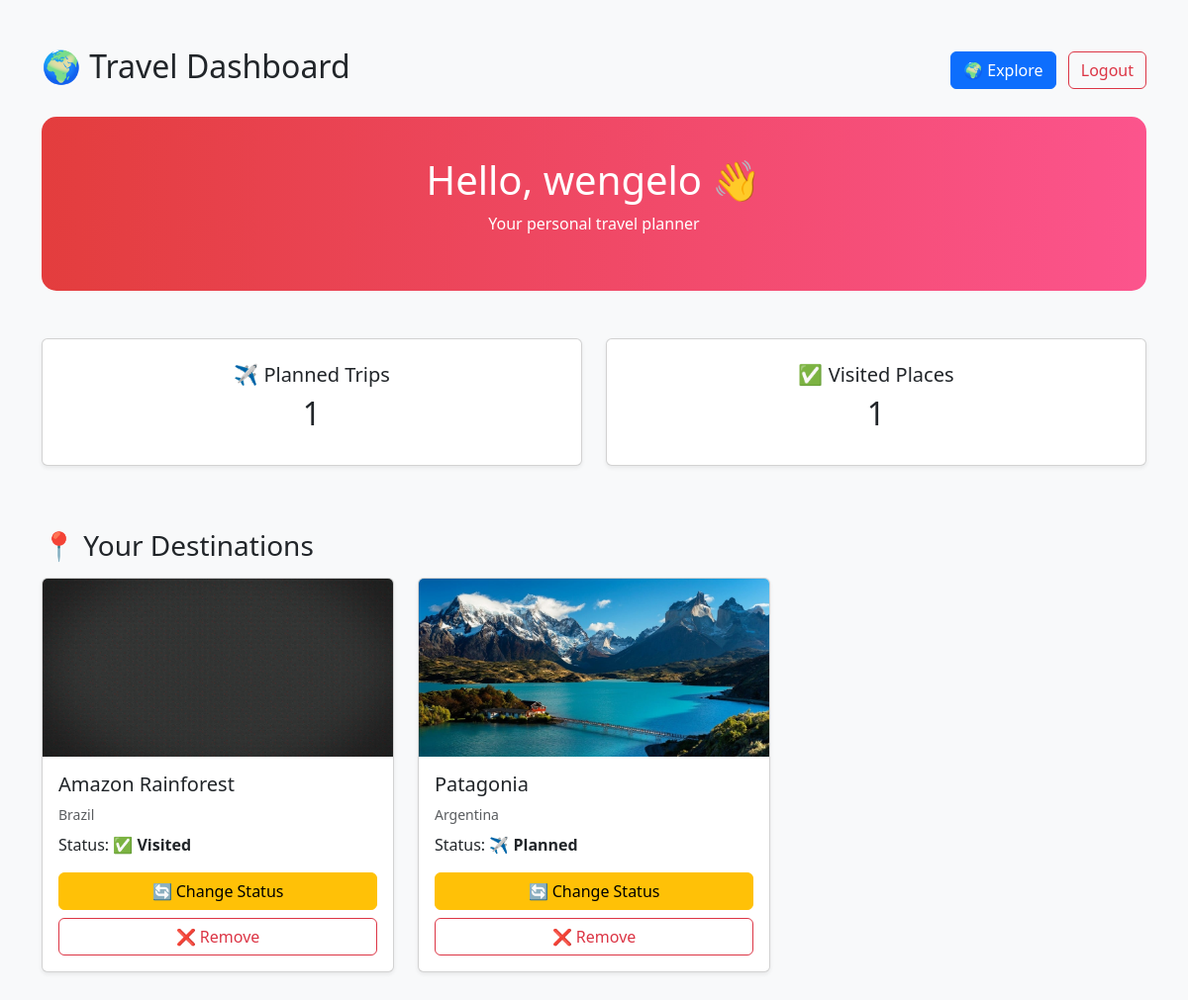
/dashboard.php (signed in), run on the app's committed database.
### tables this page shows
CREATE TABLE `user_destinations` (
  `id` int(11) NOT NULL,
  `user_id` int(11) NOT NULL,
  `destination_id` int(11) NOT NULL,
  `status` enum('planned','visited') DEFAULT 'planned'
);

CREATE TABLE `destinations` (
  `id` int(11) NOT NULL,
  `name` varchar(100) NOT NULL,
  `country` varchar(100) NOT NULL,
  `capital` varchar(100) NOT NULL,
  `description` text DEFAULT NULL,
  `image` varchar(255) DEFAULT NULL,
  `city` varchar(100) DEFAULT NULL,
  `continent` varchar(100) DEFAULT NULL,
  `category` varchar(100) DEFAULT NULL,
  `best_time` varchar(100) DEFAULT NULL,
  `highlights` text DEFAULT NULL,
  `rating` decimal(2,1) DEFAULT NULL,
  `population` bigint(20) DEFAULT NULL
);

### dashboard.php (the view, shortened to what this page needs)
<?php $imgPath = "assets/images/"; ?>
<?php
include 'db.php';
$user_id = $_SESSION['user_id'];
$planned = $conn->query("SELECT COUNT(*) as c FROM user_destinations WHERE user_id='$user_id' AND status='planned'")->fetch_assoc()['c'];
$visited = $conn->query("SELECT COUNT(*) as c FROM user_destinations WHERE user_id='$user_id' AND status='visited'")->fetch_assoc()['c'];
$sql = "SELECT ud.id as user_dest_id, ud.status, d.*
        FROM user_destinations ud
        JOIN destinations d ON ud.destination_id = d.id
        WHERE ud.user_id='$user_id'";
$result = $conn->query($sql);
?>
<!DOCTYPE html>
<html lang="en">
<head>
    <link href="https://cdn.jsdelivr.net/npm/bootstrap@5.3.0/dist/css/bootstrap.min.css" rel="stylesheet">
</head>
<body class="bg-light">
    <div class="container py-5">
        <div class="d-flex justify-content-between align-items-center mb-4">
            <h2>🌍 Travel Dashboard</h2>
            <div>
                <a href="explore.php" class="btn btn-primary me-2">🌍 Explore</a>
                <a href="auth/logout.php" class="btn btn-outline-danger">Logout</a>
            </div>
        </div>
        <div class="hero mb-5 text-center">
            <h1>Hello, <?php echo htmlspecialchars($_SESSION['username']); ?> 👋</h1>
            <p>Your personal travel planner</p>
        </div>
        <div class="row text-center mb-5">
            <div class="col-md-6 mb-3">
                <div class="card shadow-sm p-4">
                    <h5>✈️ Planned Trips</h5>
                    <h2><?php echo $planned; ?></h2>
                </div>
            </div>
            <div class="col-md-6 mb-3">
                <div class="card shadow-sm p-4">
                    <h5>✅ Visited Places</h5>
                    <h2><?php echo $visited; ?></h2>
                </div>
            </div>
        </div>
        <h3 class="mb-3">📍 Your Destinations</h3>
        <div class="row">
            <?php if ($result->num_rows > 0): ?>
                <?php while ($row = $result->fetch_assoc()): ?>
                    <div class="col-md-4 mb-4">
                        <div class="card shadow-sm h-100">
                            <img
                                src="<?php echo $imgPath . htmlspecialchars($row['image']); ?>"
                                class="card-img-top"
                                onerror="this.src='<?php echo $imgPath; ?>default.jpg';">
                            <div class="card-body d-flex flex-column">
                                <h5><?php echo $row['name']; ?></h5>
                                <small class="text-muted"><?php echo $row['country']; ?></small>
                                <p class="mt-2">
                                    Status:
                                    <strong>
                                        <?php echo $row['status'] == 'visited' ? '✅ Visited' : '✈️ Planned'; ?>
                                    </strong>
                                </p>
                                <div class="mt-auto">
                                    <a href="update_status.php?id=<?php echo $row['user_dest_id']; ?>"
                                        class="btn btn-warning w-100 mb-2">
                                        🔄 Change Status
                                    </a>
                                    <a href="remove_from_list.php?id=<?php echo $row['user_dest_id']; ?>"
                                        class="btn btn-outline-danger w-100">
                                        ❌ Remove
                                    </a>
                                </div>
                            </div>
                        </div>
                    </div>
                <?php endwhile; ?>
            <?php else: ?>
                <p class="text-muted">No destinations added yet 😢</p>
            <?php endif; ?>
        </div>
    </div>
</body>
</html>

### dashboard.php (style rules this page uses)
.card-img-top { height: 180px; object-fit: cover; }
.hero { background: linear-gradient(to right, #dd0606c5, #fe0055a9); color: white; padding: 40px; border-radius: 15px; }

### data on the page
user_destinations: shows a picture, destination.name "Amazon Rainforest", destination.country "Brazil", status "✅ Visited"
user_destinations: destination.image (picture), destination.name "Patagonia", destination.country "Argentina", status "✈️ Planned"

### other printed values
$_SESSION['username'] "wengelo"
$planned "1"
$visited "1"
